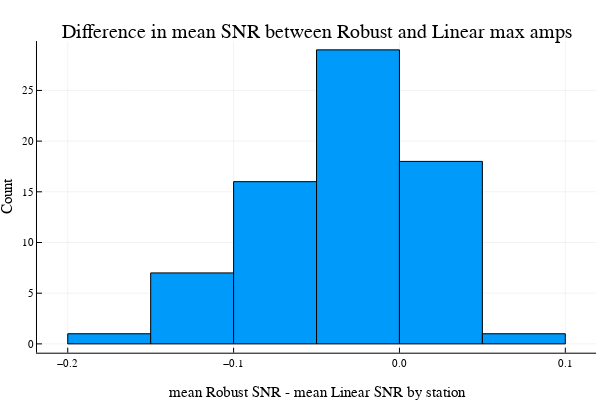

The code cell stored with this chart in its notebook:
### Markdown cell above
## Lets compare Linear and Robust SNR in greater detail!

### Code cell
files = readdir("/Volumes/T7/seis_data/robust_nodestack/PGV_0.1_0.35")
differences = Array{Float64, 1}(undef, 0)
for file in files
    robust = DataFrame(CSV.File("/Volumes/T7/seis_data/robust_nodestack/PGV_0.1_0.35/$file")).SNR_anticausal_mean
    linear = DataFrame(CSV.File("/Volumes/T7/seis_data/amplitude_nodestack/PGV_0.1_0.35/$file")).SNR_anticausal_mean;
    diff = mean(robust)-mean(linear)
    push!(differences, diff)
end
Plots.histogram(differences, legend=false, title="Difference in mean SNR between Robust and Linear max amps",
                xlabel="mean Robust SNR - mean Linear SNR by station", ylabel="Count")

### Figure 1 — Plotly figure (JSON) as saved in the notebook; plotly's stock layout.template omitted (floating-point values rounded to 4 significant figures)
{"data": [{"fill": "tozeroy", "fillcolor": "rgba(0, 154, 250, 1.000)", "hoverinfo": "none", "legendgroup": "y1", "line": {"color": "rgba(0, 0, 0, 1.000)", "dash": "solid", "width": 1}, "mode": "lines", "name": "y1", "showlegend": true, "type": "scatter", "x": [-0.2, -0.2, -0.15, -0.15, -0.2, -0.2], "xaxis": "x1", "y": [1, 0, 0, 1, 1, 1], "yaxis": "y1"}, {"fill": "tozeroy", "fillcolor": "rgba(0, 154, 250, 1.000)", "hoverinfo": "none", "legendgroup": "y1", "line": {"color": "rgba(0, 0, 0, 1.000)", "dash": "solid", "width": 1}, "mode": "lines", "name": "y1", "showlegend": false, "type": "scatter", "x": [-0.15, -0.15, -0.1, -0.1, -0.15, -0.15], "xaxis": "x1", "y": [7, 0, 0, 7, 7, 7], "yaxis": "y1"}, {"fill": "tozeroy", "fillcolor": "rgba(0, 154, 250, 1.000)", "hoverinfo": "none", "legendgroup": "y1", "line": {"color": "rgba(0, 0, 0, 1.000)", "dash": "solid", "width": 1}, "mode": "lines", "name": "y1", "showlegend": false, "type": "scatter", "x": [-0.1, -0.1, -0.05, -0.05, -0.1, -0.1], "xaxis": "x1", "y": [16, 0, 0, 16, 16, 16], "yaxis": "y1"}, {"fill": "tozeroy", "fillcolor": "rgba(0, 154, 250, 1.000)", "hoverinfo": "none", "legendgroup": "y1", "line": {"color": "rgba(0, 0, 0, 1.000)", "dash": "solid", "width": 1}, "mode": "lines", "name": "y1", "showlegend": false, "type": "scatter", "x": [-0.05, -0.05, 0, 0, -0.05, -0.05], "xaxis": "x1", "y": [29, 0, 0, 29, 29, 29], "yaxis": "y1"}, {"fill": "tozeroy", "fillcolor": "rgba(0, 154, 250, 1.000)", "hoverinfo": "none", "legendgroup": "y1", "line": {"color": "rgba(0, 0, 0, 1.000)", "dash": "solid", "width": 1}, "mode": "lines", "name": "y1", "showlegend": false, "type": "scatter", "x": [0, 0, 0.05, 0.05, 0, 0], "xaxis": "x1", "y": [18, 0, 0, 18, 18, 18], "yaxis": "y1"}, {"fill": "tozeroy", "fillcolor": "rgba(0, 154, 250, 1.000)", "hoverinfo": "none", "legendgroup": "y1", "line": {"color": "rgba(0, 0, 0, 1.000)", "dash": "solid", "width": 1}, "mode": "lines", "name": "y1", "showlegend": false, "type": "scatter", "x": [0.05, 0.05, 0.1, 0.1, 0.05, 0.05], "xaxis": "x1", "y": [1, 0, 0, 1, 1, 1], "yaxis": "y1"}], "layout": {"annotations": [{"font": {"color": "rgba(0, 0, 0, 1.000)", "family": "sans-serif", "size": 20}, "rotation": 0, "showarrow": false, "text": "Difference in mean SNR between Robust and Linear max amps", "x": 0.5275, "xanchor": "center", "xref": "paper", "y": 1, "yanchor": "top", "yref": "paper"}], "height": 400, "margin": {"b": 20, "l": 0, "r": 0, "t": 20}, "paper_bgcolor": "rgba(255, 255, 255, 1.000)", "plot_bgcolor": "rgba(255, 255, 255, 1.000)", "showlegend": false, "width": 600, "xaxis": {"anchor": "y", "domain": [0.06165, 0.9934], "gridcolor": "rgba(0, 0, 0, 0.100)", "gridwidth": 0.5, "linecolor": "rgba(0, 0, 0, 1.000)", "mirror": false, "range": [-0.2185, 0.1185], "showgrid": true, "showline": true, "showticklabels": true, "tickangle": 0, "tickcolor": "rgb(0, 0, 0)", "tickfont": {"color": "rgba(0, 0, 0, 1.000)", "family": "sans-serif", "size": 11}, "tickmode": "array", "ticks": "inside", "ticktext": ["−0.2", "−0.1", "0.0", "0.1"], "tickvals": [-0.2, -0.1, 0, 0.1], "title": "mean Robust SNR - mean Linear SNR by station", "titlefont": {"color": "rgba(0, 0, 0, 1.000)", "family": "sans-serif", "size": 15}, "type": "-", "visible": true, "zeroline": false, "zerolinecolor": "rgba(0, 0, 0, 1.000)"}, "yaxis": {"anchor": "x", "domain": [0.07581, 0.9415], "gridcolor": "rgba(0, 0, 0, 0.100)", "gridwidth": 0.5, "linecolor": "rgba(0, 0, 0, 1.000)", "mirror": false, "range": [-0.87, 29.87], "showgrid": true, "showline": true, "showticklabels": true, "tickangle": 0, "tickcolor": "rgb(0, 0, 0)", "tickfont": {"color": "rgba(0, 0, 0, 1.000)", "family": "sans-serif", "size": 11}, "tickmode": "array", "ticks": "inside", "ticktext": ["0", "5", "10", "15", "20", "25"], "tickvals": [0, 5, 10, 15, 20, 25], "title": "Count", "titlefont": {"color": "rgba(0, 0, 0, 1.000)", "family": "sans-serif", "size": 15}, "type": "-", "visible": true, "zeroline": false, "zerolinecolor": "rgba(0, 0, 0, 1.000)"}}}
